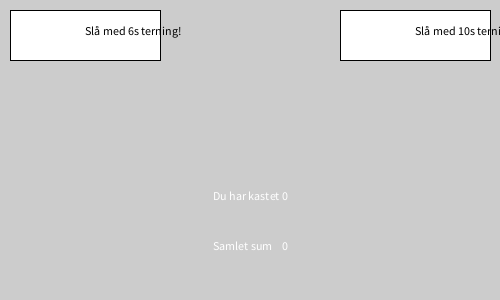
Frame 1 (no input)
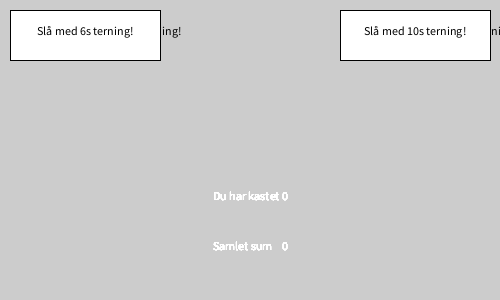
Frame 60 (the mouse pressed at the canvas centre just before this capture)
Frame 120 (the mouse held since frame 60 and released just before this capture): identical to frame 60, image omitted

The Processing sketch that drew these frames (run headless with seeded random() and noise(); from frame 60 on, the mouse is pressed at the canvas centre):

// Processing sketch: sketch_201118a
// ── sketch_201118a.pde
Button buttonTerning6 = new Button(10, 10, 150, 50, "Slå med 6s terning!");
Button buttonTerning10 = new Button(340, 10, 150, 50, "Slå med 10s terning!");

int sum;
int terningeKast;

void setup() {
  size(500, 300); 
  //Anonym indre klasse 
  buttonTerning6.addAction(new Action() {   
    public void execute() {
      terningeKast = int(random(1, 6));
      sum += terningeKast;
    }
  }
  );

  buttonTerning10.addAction(new Action() {   
    public void execute() {
      terningeKast = int(random(1, 10));
      sum += terningeKast;
    }
  }
  );
}

void draw() {
  clear();
  buttonTerning6.display();
  buttonTerning10.display();
  fill(255);
  textAlign(CENTER);
  text("Du har kastet " + terningeKast, width/2, 200);
  text("Samlet sum    " + sum, width/2, 250);
}

void mousePressed() {
  buttonTerning6.click(mouseX,mouseY);
  buttonTerning10.click(mouseX,mouseY);
}

// ── Action.pde
interface Action { void execute(); }

// ── Button.pde
class Button {
  Action a;

  int x, y, w, h;
  String name; 

  float mX;
  float mY;

  Button(int tempX, int tempY, int tempW, int tempH, String tempName) {
    x = tempX; 
    y = tempY; 
    w = tempW; 
    h = tempH;
    name = tempName;
  }

  void addAction(Action a) {
    this.a = a; //this. fordi at jeg referer til den den værdi (a), som hører til datatypen "Action".
  }

  void display() {
    fill(255);
    rect(x, y, w, h);
    fill(0);
    text(name,x+w/2,y+h/2);
    
  }

  void click(float mX, float mY) {
    if (mX > x && mX < x + w && mY > y && mY < y + h) {
      println("clicked");
      a.execute();
    }
  }
}
